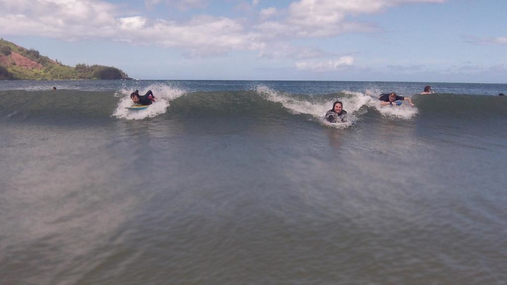
#> input picture Coding Assignment 3/someimage.png, 507 x 285 px
$ python seamcarver.py   (Python 2 division)   (older library calls are emulated)
#> lines starting #> are read from the running program, lines starting #| are printed output that depends on the picture; long printed decimals are rounded
"""
This file provides implementation of Seam Carving.
"""
import pylab
from skimage import filters
from skimage import img_as_float
import numpy


def dual_gradient_energy(img):
    """
    Dual gradient energy is the sum of the square of a horizontal gradient and a vertical gradient.
    Use skimage.filter.hsobel and vsobel to calculate the gradients of each channel independently.
    The energy is the sum of the square the horizontal and vertical gradients over all channels.
    :param img: input image
    :return: dual gradient energy of input image
    """
    red_channel = img[:, :, 0]      # red channel of the image
    green_channel = img[:, :, 1]    # green channel of the image
    blue_channel = img[:, :, 2]     # blue channel of the image

    horizontal_gradient_red = filters.sobel_h(red_channel)      # horizontal gradient of the red channel
    vertical_gradient_red = filters.sobel_v(red_channel)        # vertical gradient of the red channel

    horizontal_gradient_green = filters.sobel_h(green_channel)  # horizontal gradient of the green channel
    vertical_gradient_green = filters.sobel_v(green_channel)    # vertical gradient of the green channel

    horizontal_gradient_blue = filters.sobel_h(blue_channel)    # horizontal gradient of the blue channel
    vertical_gradient_blue = filters.sobel_v(blue_channel)      # vertical gradient of the blue channel

    # dual gradient energy at each pixel
    energy = (horizontal_gradient_red * horizontal_gradient_red)\
            + (vertical_gradient_red * vertical_gradient_red)\
            + (horizontal_gradient_green * horizontal_gradient_green)\
            + (vertical_gradient_green * vertical_gradient_green)\
            + (horizontal_gradient_blue * horizontal_gradient_blue)\
            + (vertical_gradient_blue * vertical_gradient_blue)

    return energy


def find_seam(img):
    """
    An array of H (number of rows in the image) integers, for each row return the column of the seam.
    :param img: input image
    :return: least energy seam to be removed
    >>> img = pylab.imread('someimage.png')
    >>> img = img_as_float(img)
    >>> print find_seam(img)
    [ 456.  453.  454.  453.  452.  453.  454.  455.  454.  454.  453.  453.
      453.  454.  453.  452.  451.  451.  452.  452.  451.  452.  451.  450.
      449.  448.  447.  446.  445.  444.  443.  442.  442.  443.  442.  441.
      440.  439.  438.  437.  436.  435.  434.  433.  432.  431.  430.  429.
      428.  427.  426.  425.  424.  423.  422.  421.  420.  419.  418.  417.
      416.  415.  414.  413.  412.  411.  411.  412.  413.  412.  411.  412.
      412.  413.  414.  414.  413.  412.  411.  410.  409.  408.  408.  407.
      408.  408.  409.  410.  411.  410.  410.  410.  411.  412.  412.  413.
      414.  415.  416.  417.  418.  418.  419.  420.  421.  422.  423.  423.
      423.  423.  424.  425.  426.  427.  428.  429.  430.  431.  432.  433.
      434.  435.  436.  437.  436.  435.  434.  433.  432.  433.  432.  432.
      431.  431.  432.  431.  432.  433.  433.  434.  435.  436.  437.  438.
      439.  440.  441.  442.  441.  441.  442.  443.  444.  445.  446.  447.
      448.  449.  450.  451.  452.  453.  454.  455.  456.  455.  454.  453.
      452.  452.  453.  454.  453.  452.  451.  450.  449.  449.  450.  450.
      451.  452.  451.  450.  450.  450.  451.  451.  450.  451.  452.  453.
      454.  455.  454.  453.  454.  454.  455.  454.  453.  454.  455.  456.
      457.  458.  458.  457.  456.  455.  454.  454.  453.  454.  454.  455.
      455.  454.  453.  453.  453.  453.  453.  452.  453.  453.  452.  451.
      450.  450.  451.  451.  451.  451.  451.  450.  449.  450.  449.  450.
      451.  452.  451.  450.  450.  449.  450.  451.  451.  451.  451.  452.
      453.  454.  454.  454.  453.  452.  451.  450.  450.  450.  450.  449.
      448.  447.  446.  445.  446.  447.  446.  446.  447.  448.  449.  450.
      451.  452.  453.  454.  455.  455.  456.  456.  457.]
    """
    h, w = img.shape[:2]                            # h - rows, w - columns
    dg_energy = dual_gradient_energy(img)           # get the dual gradient energy of the image
    seam_calc_energy = numpy.zeros(shape=(h, w))    # holding sum of the energies till that row for each pixel
    seam = numpy.zeros(shape=h)                     # actual seam that can be removed
    numpy.copyto(seam_calc_energy, dg_energy)       # initializing with dual gradient energy as default

    seam_path, seam_calc_energy = seam_path_tracking(h, w, seam_calc_energy)
    index_min_energy = seam_cost(h, w, seam_calc_energy)

    index = index_min_energy[0]
    seam[0] = index

    for i in range(h - 1, 0, -1):                   # gathering the least energy pixel path
        index = seam_path[i][index]
        seam[i] = index

    return seam


def seam_path_tracking(h, w, seam_calc_energy):
    """
    Getting the path chosen by each pixel from the first row
    :param h: Height (number of rows)
    :param w: Width (number of columns)
    :param seam_calc_energy: sum of the energies till the selected row for each pixel
    :return: seam_path for each pixel
    """
    seam_path = numpy.zeros(shape=(h, w))               # tracking the choice
    for j in range(0, w):                               # initializing the seam path
        seam_path[0][j] = j

    for i in range(1, h):                               # computing the least energy path
        for j in range(1, w - 1):
            center_seam = seam_calc_energy[i - 1][j]
            if j == 1:                                  # boundary case
                left_seam = float('inf')
                right_seam = seam_calc_energy[i - 1][j + 1]
            elif j == (w - 2):                          # boundary case
                left_seam = seam_calc_energy[i - 1][j - 1]
                right_seam = float('inf')
            else:                                       # all other cases
                left_seam = seam_calc_energy[i - 1][j - 1]
                right_seam = seam_calc_energy[i - 1][j + 1]

            # tracking the pixel position to identify the choice from the previous row
            if left_seam <= right_seam and left_seam <= center_seam:
                seam_calc_energy[i][j] = seam_calc_energy[i][j] + left_seam
                seam_path[i][j] = j - 1
            elif center_seam <= left_seam and center_seam <= right_seam:
                seam_calc_energy[i][j] = seam_calc_energy[i][j] + center_seam
                seam_path[i][j] = j
            elif right_seam <= center_seam and right_seam <= left_seam:
                seam_calc_energy[i][j] = seam_calc_energy[i][j] + right_seam
                seam_path[i][j] = j + 1
    return seam_path, seam_calc_energy


def seam_cost(h, w, seam_calc_energy):
    """
    Getting the index at the top row for which the energy path is least
    :param h: height of image
    :param w: width of image
    :param seam_calc_energy: sum of the energies till the selected row for each pixel
    :return: index at the top row of the least energy path
    >>> img = pylab.imread('someimage.png')
    >>> img = img_as_float(img)
    >>> h, w = img.shape[:2]
    >>> seam_calc_energy = numpy.zeros(shape=(h, w))
    >>> dg_energy = dual_gradient_energy(img)
    >>> numpy.copyto(seam_calc_energy, dg_energy)
    >>> seam_path, seam_calc_energy = seam_path_tracking(h, w, seam_calc_energy)
    >>> x = seam_cost(h, w, seam_calc_energy)
    >>> print x[1]
    0.488050766739
    """
    minimum_energy = float('inf')
    for i in range(1, w - 1):                       # checking the last row to identify least energy pixel path
        if seam_calc_energy[h - 1][i] < minimum_energy:
            minimum_energy = seam_calc_energy[h - 1][i]
            index = i
    print minimum_energy
    return index, minimum_energy


# [43 lines left out: functions plot_seam, remove_seam, not called in this run]


def main():
    img = pylab.imread('someimage.png')         # getting the image
#> img is the input picture: shape (285, 507, 3) float32; mean R, G, B 0.5, 0.502, 0.545
    transpose_img = img.transpose(1, 0, 2)      # getting the transpose image
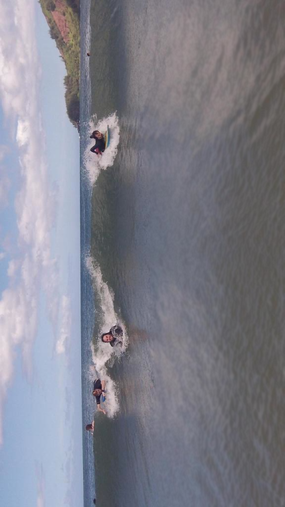
#> transpose_img: shape (507, 285, 3) float32; mean R, G, B 0.5, 0.502, 0.544
    img = img_as_float(img)
    transpose_img = img_as_float(transpose_img)

    seam = find_seam(img)                       # find seam
#> in dual_gradient_energy, `red_channel = img[:, :, 0]`:
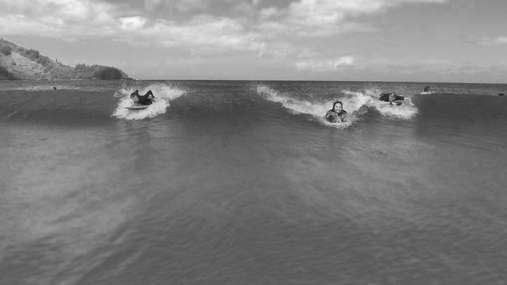
#> red_channel: shape (285, 507) float32; min 0.0941, max 0.992, mean 0.501
#> in dual_gradient_energy, `blue_channel = img[:, :, 2]`:
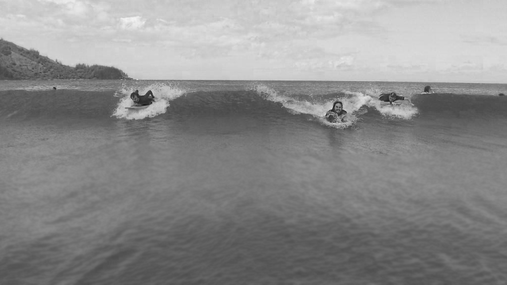
#> blue_channel: shape (285, 507) float32; min 0.0902, max 0.957, mean 0.544
#> in dual_gradient_energy, `horizontal_gradient_blue = filters.sobel_h(blue_channel)`:
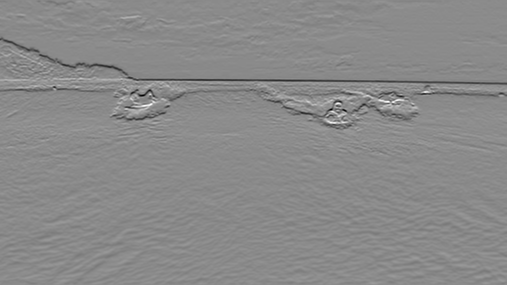
#> horizontal_gradient_blue: shape (285, 507) float32; min -0.57, max 0.477, mean -0.00313; drawn with min black and max white
#> in dual_gradient_energy, `energy = (horizontal_gradient_red * horizontal_gradient_red)\ + (verti..`:
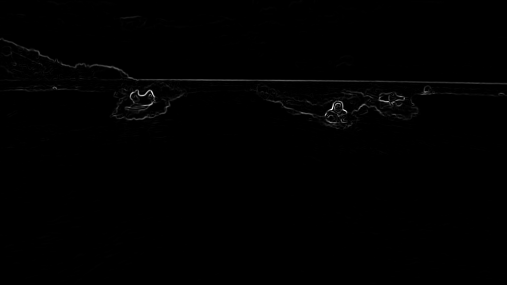
#> energy: shape (285, 507) float32; min 0, max 1.32, mean 0.00657; drawn with min black and max white
#> after the loop in seam_path_tracking, `for i in range(1, h):`:
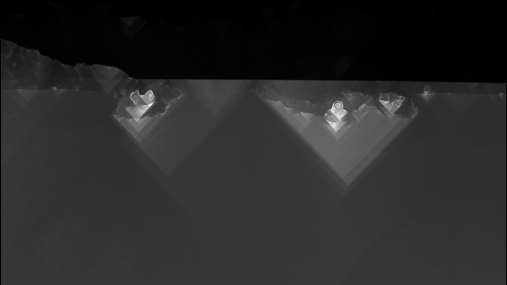
#> seam_calc_energy: shape (285, 507) float64; min 0, max 2.36, mean 0.387; drawn with min black and max white
#> after the loop in seam_path_tracking, `for i in range(1, h):`:
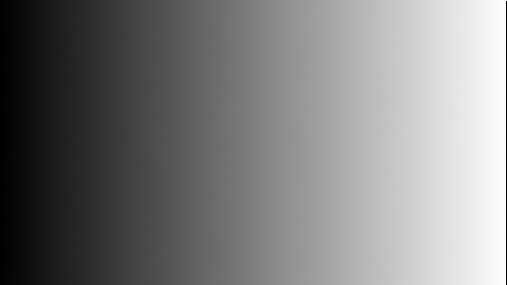
#> seam_path: shape (285, 507) float64; min 0, max 506, mean 252.1; drawn with min black and max white
#> the loop in seam_cost, `for i in range(1, w - 1):` made 505 passes
#> minimum_energy on passes 1 to 12: 0.511, 0.505, 0.503, 0.503, 0.502, 0.5, 0.499, 0.499, 0.499, 0.498, 0.498, 0.498
#> after the loop in seam_cost, `for i in range(1, w - 1):`: index = 457; minimum_energy = 0.488
#| 0.4881
#> in find_seam, `index_min_energy = seam_cost(h, w, seam_calc_energy)`: index_min_energy = (457, 0.488)
#> in find_seam, `index = index_min_energy[0]`: index = 457
#> the loop in find_seam, `for i in range(h - 1, 0, -1):` made 2 passes
#> index on pass 1: 457
#> after the loop in find_seam, `for i in range(h - 1, 0, -1):`: seam = 285 values, max 457 at index 0, min 0 at index 1, mean 3.21
    transpose_seam = find_seam(transpose_img)   # find transpose seam

    plot_seam(img, seam)                        # plot seam
    plot_seam(transpose_img, transpose_seam)    # plot transpose seam

    pylab.figure()

    pylab.subplot(2, 2, 1)
    pylab.imshow(img)                           # plot original image
    pylab.title("Original Image")

    h, w = img.shape[:2]
    print 'original image dimensions: W = ' + str(w) + ' H = ' + str(h)

    pylab.subplot(2, 2, 2)
    pylab.imshow(transpose_img)                 # plot transpose of original image
    pylab.title("Transpose Image")

    h, w = transpose_img.shape[:2]
    print 'Transpose image dimensions: W = ' + str(w) + ' H = ' + str(h)

    removed_img = remove_seam(img, seam)
    for i in range(0, 49):                      # image after removing 50 seams
        seam = find_seam(removed_img)
        removed_img = remove_seam(removed_img, seam)
    pylab.subplot(2, 2, 3)
    pylab.imshow(removed_img)                   # plot original image after carving 50 times
    pylab.title("Image after Carving")

    h, w = removed_img.shape[:2]
    print 'After carving image dimensions: W = ' + str(w) + ' H = ' + str(h)

    removed_transpose_img = remove_seam(transpose_img, transpose_seam)
    for i in range(0, 49):                      # transpose image after removing 50 seams
        transpose_seam = find_seam(removed_transpose_img)
        removed_transpose_img = remove_seam(removed_transpose_img, transpose_seam)
    pylab.subplot(2, 2, 4)
    pylab.imshow(removed_transpose_img)         # plot original image after carving 50 times
    pylab.title("Transpose Image after Carving")

    h, w = removed_transpose_img.shape[:2]
    print 'After carving transpose image dimensions: W = ' + str(w) + ' H = ' + str(h)

    pylab.show()


if __name__ == '__main__':
#> (the run stopped early here; a loop or call above may not have finished)
